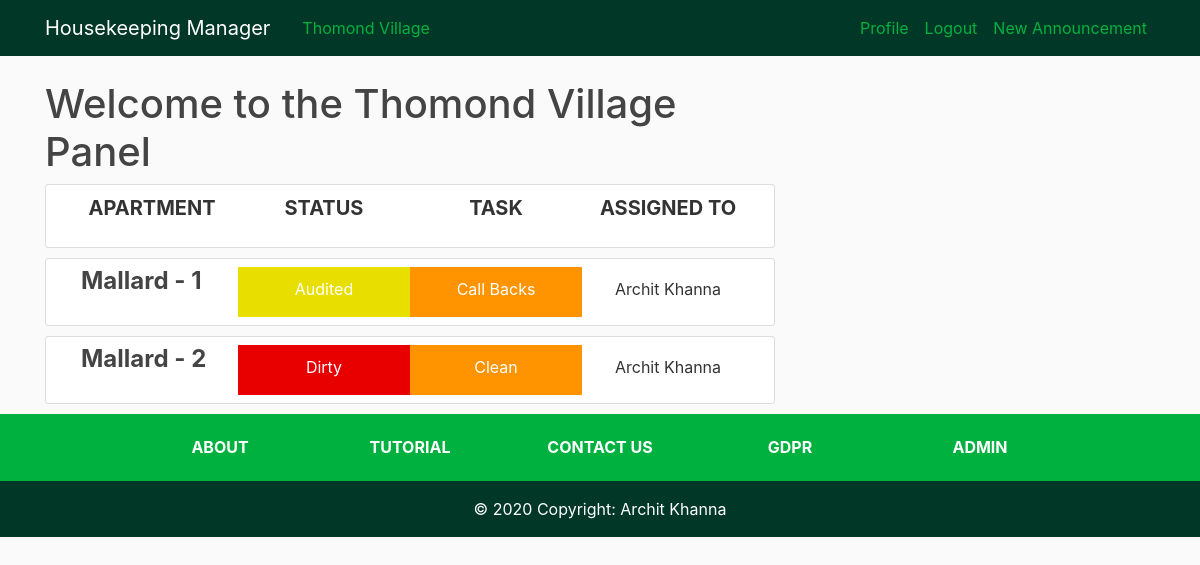
/thomondvillage/ (signed in), run on an earlier commit of the app's database.
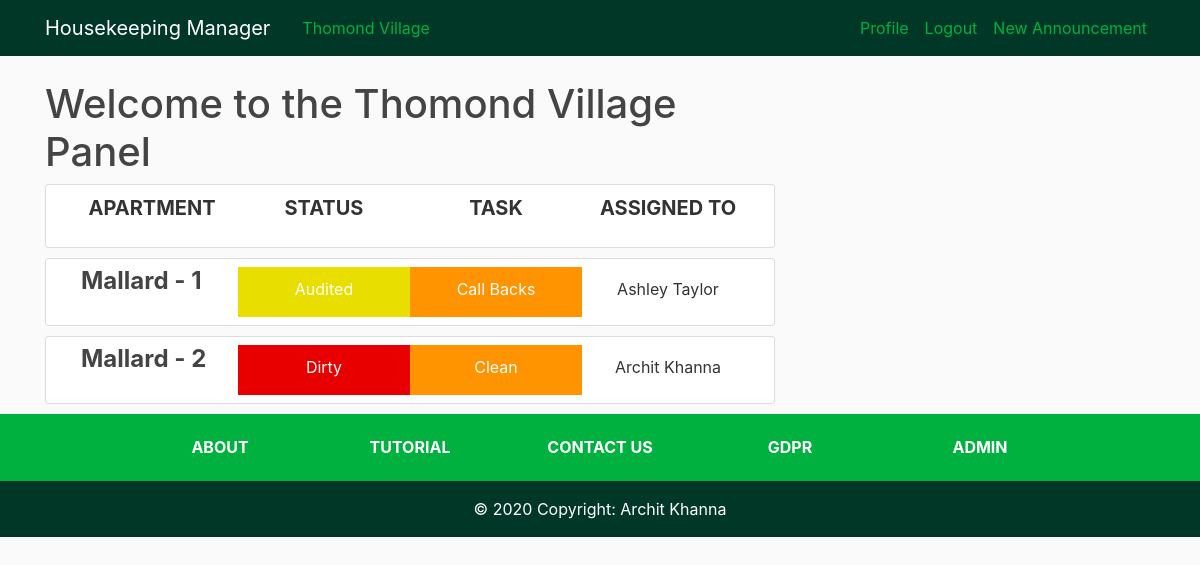
And on a later commit of the database.
### HKmanager/models.py (models this page shows, shortened)
class apartment(models.Model):
    number = models.IntegerField(unique=True, null=False, blank=False)
    rooms = models.ForeignKey(numberOfRooms, on_delete=models.DO_NOTHING, null=False, blank=False, default=0)
    block = models.ForeignKey(block, on_delete=models.DO_NOTHING, null=False, blank=False)
    status = models.ForeignKey(status, on_delete=models.DO_NOTHING, null=False, blank=False)
    task = models.ForeignKey(task, on_delete=models.DO_NOTHING, null=False, blank=False)
    assignee = models.ForeignKey(User, on_delete=models.DO_NOTHING)

class block(models.Model):
    name = models.CharField(max_length=50, null=False, blank=False)
    def __str__(self):
        return self.name

class status(models.Model):
    name = models.CharField(max_length=50, null=False, blank=False)
    def __str__(self):
        return self.name

class task(models.Model):
    name = models.CharField(max_length=50, null=False, blank=False)
    def __str__(self):
        return self.name

### HKmanager/views.py (the view)
# urls.py: path('thomondvillage/', ApartmentListView.as_view(), name='hk-ThomondVillage'),
class ApartmentListView(LoginRequiredMixin, ListView):
    model = apartment
    template_name = 'HKmanager/ThomondVillage.html'
    context_object_name = 'apartment'
    paginate_by = 10

### HKmanager/templates/HKmanager/ThomondVillage.html (shortened to what this page needs)
{% extends "HKmanager/base.html" %}
{% block content %}
  <h1>Welcome to the Thomond Village Panel</h1>
  <article class="media content-section">
    <div class="container">
      <div class="row">
        <div class="col-sm-3" style="text-align: center;">
          <p class="apartment-header">APARTMENT</p>
        </div>
        <div class="col-sm-3" style="text-align: center;">
          <p class="apartment-header">STATUS</p>
        </div>
        <div class="col-sm-3" style="text-align: center;">
          <p class="apartment-header">TASK<p>
        </div>
        <div class="col-sm-3" style="text-align: center;">
          <p class="apartment-header">ASSIGNED TO</p>
        </div>
      </div>
    </div>
  </article>
  {% for apt in apartment %}
    <article class="media content-section">
      <div class="container">
        <div class="row">
          <div class="col-sm-3">
            <h4><a class="article-title aligner-center" href="{% url 'hk-Apartment' apt.id %}">{{ apt.block }} - {{ apt.number }}</a></h4>
          </div>
          <div id="status {{apt.number}}" class="col-sm-3 text-white">
            <p class="article-content aligner-center">{{ apt.status }}</p>
          </div>
          <div id="task {{apt.number}}" class="col-sm-3 text-white">
            <p class="article-content aligner-center">{{ apt.task }}</p>
          </div>
          <div class="col-sm-3">
            <p class="article-content aligner-center">{{ apt.assignee.first_name }} {{ apt.assignee.last_name }}</p>
          </div>
        </div>
      </div>
    </article>
  {% endfor %}
{% endblock content %}

What changed in the data, as far as the page shows it:
changed apartment "Audited": assignee.first_name "Archit" → "Ashley"; assignee.last_name "Khanna" → "Taylor"
